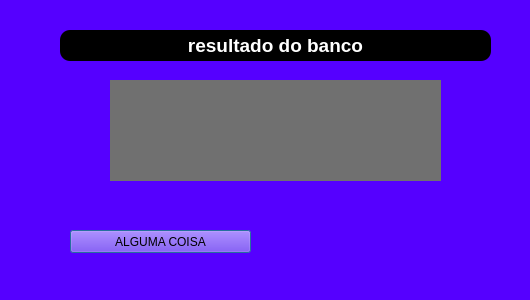
<?xml version="1.0" encoding="UTF-8"?>
<ui version="4.0">
 <class>Dialog</class>
 <widget class="QDialog" name="Dialog">
  <property name="geometry">
   <rect>
    <x>0</x>
    <y>0</y>
    <width>530</width>
    <height>300</height>
   </rect>
  </property>
  <property name="windowTitle">
   <string>Dialog</string>
  </property>
  <property name="styleSheet">
   <string notr="true">background-color: rgb(85, 0, 255);</string>
  </property>
  <widget class="QLabel" name="result">
   <property name="geometry">
    <rect>
     <x>110</x>
     <y>80</y>
     <width>331</width>
     <height>101</height>
    </rect>
   </property>
   <property name="styleSheet">
    <string notr="true">background-color: rgb(112, 112, 112);
color: rgb(255, 255, 255);
font: 75 14pt &quot;MS Shell Dlg 2&quot;;</string>
   </property>
   <property name="text">
    <string/>
   </property>
  </widget>
  <widget class="QLabel" name="label_2">
   <property name="geometry">
    <rect>
     <x>60</x>
     <y>30</y>
     <width>431</width>
     <height>31</height>
    </rect>
   </property>
   <property name="styleSheet">
    <string notr="true">background-color: rgb(0, 0, 0);
color: rgb(255, 255, 255);
border-radius: 10px;</string>
   </property>
   <property name="text">
    <string>&lt;html&gt;&lt;head/&gt;&lt;body&gt;&lt;p align=&quot;center&quot;&gt;&lt;span style=&quot; font-size:14pt; font-weight:600;&quot;&gt;resultado do banco&lt;/span&gt;&lt;/p&gt;&lt;/body&gt;&lt;/html&gt;</string>
   </property>
  </widget>
  <widget class="QPushButton" name="ALGO">
   <property name="geometry">
    <rect>
     <x>70</x>
     <y>230</y>
     <width>181</width>
     <height>23</height>
    </rect>
   </property>
   <property name="text">
    <string>ALGUMA COISA</string>
   </property>
  </widget>
 </widget>
 <resources/>
 <connections/>
</ui>
